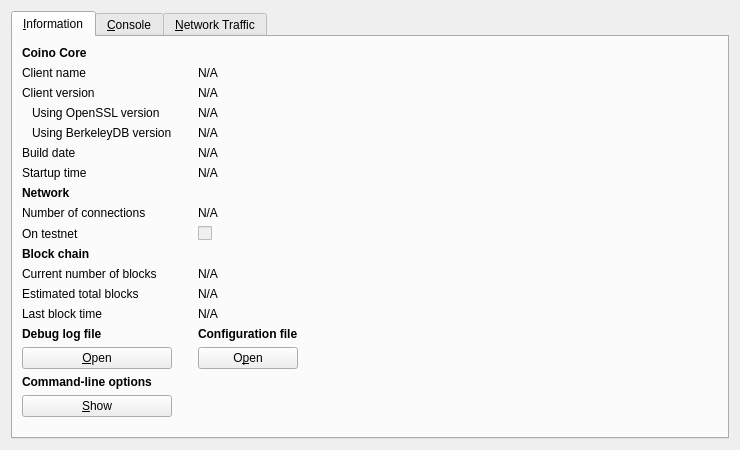
<?xml version="1.0" encoding="UTF-8"?>
<ui version="4.0">
 <class>RPCConsole</class>
 <widget class="QWidget" name="RPCConsole">
  <property name="geometry">
   <rect>
    <x>0</x>
    <y>0</y>
    <width>740</width>
    <height>450</height>
   </rect>
  </property>
  <property name="windowTitle">
   <string>Coino - Debug window</string>
  </property>
  <layout class="QVBoxLayout" name="verticalLayout_2">
   <item>
    <widget class="QTabWidget" name="tabWidget">
     <property name="currentIndex">
      <number>0</number>
     </property>
     <widget class="QWidget" name="tab_info">
      <attribute name="title">
       <string>&amp;Information</string>
      </attribute>
      <layout class="QGridLayout" name="gridLayout">
       <item row="15" column="2">
        <widget class="QLabel" name="labelConfigfile">
         <property name="font">
          <font>
           <weight>75</weight>
           <bold>true</bold>
          </font>
         </property>
         <property name="text">
          <string>Configuration file</string>
         </property>
        </widget>
       </item>
       <item row="13" column="2">
        <widget class="QLabel" name="lastBlockTime">
         <property name="cursor">
          <cursorShape>IBeamCursor</cursorShape>
         </property>
         <property name="text">
          <string>N/A</string>
         </property>
         <property name="textFormat">
          <enum>Qt::PlainText</enum>
         </property>
         <property name="textInteractionFlags">
          <set>Qt::LinksAccessibleByMouse|Qt::TextSelectableByKeyboard|Qt::TextSelectableByMouse</set>
         </property>
        </widget>
       </item>
       <item row="11" column="0">
        <widget class="QLabel" name="label_3">
         <property name="text">
          <string>Current number of blocks</string>
         </property>
        </widget>
       </item>
       <item row="11" column="2">
        <widget class="QLabel" name="numberOfBlocks">
         <property name="cursor">
          <cursorShape>IBeamCursor</cursorShape>
         </property>
         <property name="text">
          <string>N/A</string>
         </property>
         <property name="textFormat">
          <enum>Qt::PlainText</enum>
         </property>
         <property name="textInteractionFlags">
          <set>Qt::LinksAccessibleByMouse|Qt::TextSelectableByKeyboard|Qt::TextSelectableByMouse</set>
         </property>
        </widget>
       </item>
       <item row="17" column="0">
        <widget class="QLabel" name="labelCLOptions">
         <property name="font">
          <font>
           <weight>75</weight>
           <bold>true</bold>
          </font>
         </property>
         <property name="text">
          <string>Command-line options</string>
         </property>
        </widget>
       </item>
       <item row="16" column="0">
        <widget class="QPushButton" name="openDebugLogfileButton">
         <property name="toolTip">
          <string>Open the Coino debug log file from the current data directory. This can take a few seconds for large log files.</string>
         </property>
         <property name="text">
          <string>&amp;Open</string>
         </property>
         <property name="autoDefault">
          <bool>false</bool>
         </property>
        </widget>
       </item>
       <item row="15" column="0">
        <widget class="QLabel" name="labelDebugLogfile">
         <property name="font">
          <font>
           <weight>75</weight>
           <bold>true</bold>
          </font>
         </property>
         <property name="text">
          <string>Debug log file</string>
         </property>
        </widget>
       </item>
       <item row="18" column="3" rowspan="2">
        <spacer name="horizontalSpacer">
         <property name="orientation">
          <enum>Qt::Horizontal</enum>
         </property>
         <property name="sizeHint" stdset="0">
          <size>
           <width>404</width>
           <height>20</height>
          </size>
         </property>
        </spacer>
       </item>
       <item row="19" column="1">
        <spacer name="verticalSpacer">
         <property name="orientation">
          <enum>Qt::Vertical</enum>
         </property>
         <property name="sizeHint" stdset="0">
          <size>
           <width>20</width>
           <height>40</height>
          </size>
         </property>
        </spacer>
       </item>
       <item row="18" column="0">
        <widget class="QPushButton" name="showCLOptionsButton">
         <property name="toolTip">
          <string>Show the CoinoCore V3 help message to get a list with possible Coino command-line options.</string>
         </property>
         <property name="text">
          <string>&amp;Show</string>
         </property>
         <property name="autoDefault">
          <bool>false</bool>
         </property>
        </widget>
       </item>
       <item row="13" column="0">
        <widget class="QLabel" name="label_2">
         <property name="text">
          <string>Last block time</string>
         </property>
        </widget>
       </item>
       <item row="7" column="0">
        <widget class="QLabel" name="label_11">
         <property name="font">
          <font>
           <weight>75</weight>
           <bold>true</bold>
          </font>
         </property>
         <property name="text">
          <string>Network</string>
         </property>
        </widget>
       </item>
       <item row="6" column="2">
        <widget class="QLabel" name="startupTime">
         <property name="cursor">
          <cursorShape>IBeamCursor</cursorShape>
         </property>
         <property name="text">
          <string>N/A</string>
         </property>
         <property name="textFormat">
          <enum>Qt::PlainText</enum>
         </property>
         <property name="textInteractionFlags">
          <set>Qt::LinksAccessibleByMouse|Qt::TextSelectableByKeyboard|Qt::TextSelectableByMouse</set>
         </property>
        </widget>
       </item>
       <item row="6" column="0">
        <widget class="QLabel" name="label_13">
         <property name="text">
          <string>Startup time</string>
         </property>
        </widget>
       </item>
       <item row="9" column="0">
        <widget class="QLabel" name="label_8">
         <property name="text">
          <string>On testnet</string>
         </property>
        </widget>
       </item>
       <item row="8" column="2">
        <widget class="QLabel" name="numberOfConnections">
         <property name="cursor">
          <cursorShape>IBeamCursor</cursorShape>
         </property>
         <property name="text">
          <string>N/A</string>
         </property>
         <property name="textFormat">
          <enum>Qt::PlainText</enum>
         </property>
         <property name="textInteractionFlags">
          <set>Qt::LinksAccessibleByMouse|Qt::TextSelectableByKeyboard|Qt::TextSelectableByMouse</set>
         </property>
        </widget>
       </item>
       <item row="8" column="0">
        <widget class="QLabel" name="label_7">
         <property name="text">
          <string>Number of connections</string>
         </property>
        </widget>
       </item>
       <item row="10" column="0">
        <widget class="QLabel" name="label_10">
         <property name="font">
          <font>
           <weight>75</weight>
           <bold>true</bold>
          </font>
         </property>
         <property name="text">
          <string>Block chain</string>
         </property>
        </widget>
       </item>
       <item row="9" column="2">
        <widget class="QCheckBox" name="isTestNet">
         <property name="enabled">
          <bool>false</bool>
         </property>
         <property name="text">
          <string/>
         </property>
        </widget>
       </item>
       <item row="12" column="0">
        <widget class="QLabel" name="label_4">
         <property name="text">
          <string>Estimated total blocks</string>
         </property>
        </widget>
       </item>
       <item row="12" column="2">
        <widget class="QLabel" name="totalBlocks">
         <property name="cursor">
          <cursorShape>IBeamCursor</cursorShape>
         </property>
         <property name="text">
          <string>N/A</string>
         </property>
         <property name="textFormat">
          <enum>Qt::PlainText</enum>
         </property>
         <property name="textInteractionFlags">
          <set>Qt::LinksAccessibleByMouse|Qt::TextSelectableByKeyboard|Qt::TextSelectableByMouse</set>
         </property>
        </widget>
       </item>
       <item row="2" column="2">
        <widget class="QLabel" name="clientVersion">
         <property name="cursor">
          <cursorShape>IBeamCursor</cursorShape>
         </property>
         <property name="text">
          <string>N/A</string>
         </property>
         <property name="textFormat">
          <enum>Qt::PlainText</enum>
         </property>
         <property name="textInteractionFlags">
          <set>Qt::LinksAccessibleByMouse|Qt::TextSelectableByKeyboard|Qt::TextSelectableByMouse</set>
         </property>
        </widget>
       </item>
       <item row="4" column="0">
        <widget class="QLabel" name="label_berkeleyDBVersion">
         <property name="text">
          <string>Using BerkeleyDB version</string>
         </property>
         <property name="indent">
          <number>10</number>
         </property>
        </widget>
       </item>
       <item row="3" column="0">
        <widget class="QLabel" name="label_14">
         <property name="text">
          <string>Using OpenSSL version</string>
         </property>
         <property name="indent">
          <number>10</number>
         </property>
        </widget>
       </item>
       <item row="3" column="2">
        <widget class="QLabel" name="openSSLVersion">
         <property name="cursor">
          <cursorShape>IBeamCursor</cursorShape>
         </property>
         <property name="text">
          <string>N/A</string>
         </property>
         <property name="textFormat">
          <enum>Qt::PlainText</enum>
         </property>
         <property name="textInteractionFlags">
          <set>Qt::LinksAccessibleByMouse|Qt::TextSelectableByKeyboard|Qt::TextSelectableByMouse</set>
         </property>
        </widget>
       </item>
       <item row="4" column="2">
        <widget class="QLabel" name="berkeleyDBVersion">
         <property name="cursor">
          <cursorShape>IBeamCursor</cursorShape>
         </property>
         <property name="text">
          <string>N/A</string>
         </property>
         <property name="textFormat">
          <enum>Qt::PlainText</enum>
         </property>
         <property name="textInteractionFlags">
          <set>Qt::LinksAccessibleByMouse|Qt::TextSelectableByKeyboard|Qt::TextSelectableByMouse</set>
         </property>
        </widget>
       </item>
       <item row="5" column="0">
        <widget class="QLabel" name="label_12">
         <property name="text">
          <string>Build date</string>
         </property>
        </widget>
       </item>
       <item row="5" column="2">
        <widget class="QLabel" name="buildDate">
         <property name="cursor">
          <cursorShape>IBeamCursor</cursorShape>
         </property>
         <property name="text">
          <string>N/A</string>
         </property>
         <property name="textFormat">
          <enum>Qt::PlainText</enum>
         </property>
         <property name="textInteractionFlags">
          <set>Qt::LinksAccessibleByMouse|Qt::TextSelectableByKeyboard|Qt::TextSelectableByMouse</set>
         </property>
        </widget>
       </item>
       <item row="2" column="0">
        <widget class="QLabel" name="label_6">
         <property name="text">
          <string>Client version</string>
         </property>
        </widget>
       </item>
       <item row="0" column="0">
        <widget class="QLabel" name="label_9">
         <property name="font">
          <font>
           <weight>75</weight>
           <bold>true</bold>
          </font>
         </property>
         <property name="text">
          <string>Coino Core</string>
         </property>
        </widget>
       </item>
       <item row="1" column="2">
        <widget class="QLabel" name="clientName">
         <property name="cursor">
          <cursorShape>IBeamCursor</cursorShape>
         </property>
         <property name="text">
          <string>N/A</string>
         </property>
         <property name="textFormat">
          <enum>Qt::PlainText</enum>
         </property>
         <property name="textInteractionFlags">
          <set>Qt::LinksAccessibleByMouse|Qt::TextSelectableByKeyboard|Qt::TextSelectableByMouse</set>
         </property>
        </widget>
       </item>
       <item row="1" column="0">
        <widget class="QLabel" name="label_5">
         <property name="text">
          <string>Client name</string>
         </property>
        </widget>
       </item>
       <item row="14" column="2">
        <spacer name="verticalSpacer_2">
         <property name="orientation">
          <enum>Qt::Vertical</enum>
         </property>
         <property name="sizeHint" stdset="0">
          <size>
           <width>20</width>
           <height>20</height>
          </size>
         </property>
        </spacer>
       </item>
       <item row="16" column="2">
        <widget class="QPushButton" name="openConfigurationfileButton">
         <property name="toolTip">
          <string>Open the Coino configuration file from the current data directory.</string>
         </property>
         <property name="text">
          <string>O&amp;pen</string>
         </property>
         <property name="autoDefault">
          <bool>false</bool>
         </property>
        </widget>
       </item>
      </layout>
     </widget>
     <widget class="QWidget" name="tab_console">
      <attribute name="title">
       <string>&amp;Console</string>
      </attribute>
      <layout class="QVBoxLayout" name="verticalLayout_3">
       <property name="spacing">
        <number>3</number>
       </property>
       <item>
        <widget class="QTextEdit" name="messagesWidget">
         <property name="minimumSize">
          <size>
           <width>0</width>
           <height>100</height>
          </size>
         </property>
         <property name="readOnly">
          <bool>true</bool>
         </property>
         <property name="tabKeyNavigation" stdset="0">
          <bool>false</bool>
         </property>
         <property name="columnCount" stdset="0">
          <number>2</number>
         </property>
        </widget>
       </item>
       <item>
        <layout class="QHBoxLayout" name="horizontalLayout">
         <property name="spacing">
          <number>3</number>
         </property>
         <item>
          <widget class="QLabel" name="label">
           <property name="text">
            <string notr="true">&gt;</string>
           </property>
          </widget>
         </item>
         <item>
          <widget class="QLineEdit" name="lineEdit"/>
         </item>
         <item>
          <widget class="QPushButton" name="clearButton">
           <property name="maximumSize">
            <size>
             <width>24</width>
             <height>24</height>
            </size>
           </property>
           <property name="toolTip">
            <string>Clear console</string>
           </property>
           <property name="text">
            <string/>
           </property>
           <property name="icon">
            <iconset resource="../bitcoin.qrc">
             <normaloff>:/icons/remove</normaloff>:/icons/remove</iconset>
           </property>
           <property name="shortcut">
            <string notr="true">Ctrl+L</string>
           </property>
           <property name="autoDefault">
            <bool>false</bool>
           </property>
          </widget>
         </item>
        </layout>
       </item>
      </layout>
     </widget>
     <widget class="QWidget" name="tab_nettraffic">
      <attribute name="title">
       <string>&amp;Network Traffic</string>
      </attribute>
      <layout class="QHBoxLayout" name="horizontalLayout_3">
       <item>
        <layout class="QVBoxLayout" name="verticalLayout_4">
         <item>
          <widget class="TrafficGraphWidget" name="trafficGraph" native="true">
           <property name="sizePolicy">
            <sizepolicy hsizetype="Expanding" vsizetype="Expanding">
             <horstretch>0</horstretch>
             <verstretch>0</verstretch>
            </sizepolicy>
           </property>
          </widget>
         </item>
         <item>
          <layout class="QHBoxLayout" name="horizontalLayout_2">
           <item>
            <widget class="QSlider" name="sldGraphRange">
             <property name="minimum">
              <number>1</number>
             </property>
             <property name="maximum">
              <number>288</number>
             </property>
             <property name="pageStep">
              <number>12</number>
             </property>
             <property name="value">
              <number>6</number>
             </property>
             <property name="orientation">
              <enum>Qt::Horizontal</enum>
             </property>
            </widget>
           </item>
           <item>
            <widget class="QLabel" name="lblGraphRange">
             <property name="minimumSize">
              <size>
               <width>100</width>
               <height>0</height>
              </size>
             </property>
             <property name="alignment">
              <set>Qt::AlignCenter</set>
             </property>
            </widget>
           </item>
           <item>
            <widget class="QPushButton" name="btnClearTrafficGraph">
             <property name="text">
              <string>&amp;Clear</string>
             </property>
             <property name="autoDefault">
              <bool>false</bool>
             </property>
            </widget>
           </item>
          </layout>
         </item>
        </layout>
       </item>
       <item>
        <layout class="QVBoxLayout" name="verticalLayout">
         <item>
          <widget class="QGroupBox" name="groupBox">
           <property name="title">
            <string>Totals</string>
           </property>
           <layout class="QVBoxLayout" name="verticalLayout_5">
            <item>
             <layout class="QHBoxLayout" name="horizontalLayout_4">
              <item>
               <widget class="Line" name="line">
                <property name="sizePolicy">
                 <sizepolicy hsizetype="Fixed" vsizetype="Fixed">
                  <horstretch>0</horstretch>
                  <verstretch>0</verstretch>
                 </sizepolicy>
                </property>
                <property name="minimumSize">
                 <size>
                  <width>10</width>
                  <height>0</height>
                 </size>
                </property>
                <property name="palette">
                 <palette>
                  <active>
                   <colorrole role="Light">
                    <brush brushstyle="SolidPattern">
                     <color alpha="255">
                      <red>0</red>
                      <green>255</green>
                      <blue>0</blue>
                     </color>
                    </brush>
                   </colorrole>
                  </active>
                  <inactive>
                   <colorrole role="Light">
                    <brush brushstyle="SolidPattern">
                     <color alpha="255">
                      <red>0</red>
                      <green>255</green>
                      <blue>0</blue>
                     </color>
                    </brush>
                   </colorrole>
                  </inactive>
                  <disabled>
                   <colorrole role="Light">
                    <brush brushstyle="SolidPattern">
                     <color alpha="255">
                      <red>0</red>
                      <green>255</green>
                      <blue>0</blue>
                     </color>
                    </brush>
                   </colorrole>
                  </disabled>
                 </palette>
                </property>
                <property name="orientation">
                 <enum>Qt::Horizontal</enum>
                </property>
               </widget>
              </item>
              <item>
               <widget class="QLabel" name="label_16">
                <property name="text">
                 <string>Received:</string>
                </property>
               </widget>
              </item>
              <item>
               <widget class="QLabel" name="lblBytesIn">
                <property name="minimumSize">
                 <size>
                  <width>50</width>
                  <height>0</height>
                 </size>
                </property>
                <property name="alignment">
                 <set>Qt::AlignRight|Qt::AlignTrailing|Qt::AlignVCenter</set>
                </property>
               </widget>
              </item>
             </layout>
            </item>
            <item>
             <layout class="QHBoxLayout" name="horizontalLayout_5">
              <item>
               <widget class="Line" name="line_2">
                <property name="sizePolicy">
                 <sizepolicy hsizetype="Fixed" vsizetype="Fixed">
                  <horstretch>0</horstretch>
                  <verstretch>0</verstretch>
                 </sizepolicy>
                </property>
                <property name="minimumSize">
                 <size>
                  <width>10</width>
                  <height>0</height>
                 </size>
                </property>
                <property name="palette">
                 <palette>
                  <active>
                   <colorrole role="Light">
                    <brush brushstyle="SolidPattern">
                     <color alpha="255">
                      <red>255</red>
                      <green>0</green>
                      <blue>0</blue>
                     </color>
                    </brush>
                   </colorrole>
                  </active>
                  <inactive>
                   <colorrole role="Light">
                    <brush brushstyle="SolidPattern">
                     <color alpha="255">
                      <red>255</red>
                      <green>0</green>
                      <blue>0</blue>
                     </color>
                    </brush>
                   </colorrole>
                  </inactive>
                  <disabled>
                   <colorrole role="Light">
                    <brush brushstyle="SolidPattern">
                     <color alpha="255">
                      <red>255</red>
                      <green>0</green>
                      <blue>0</blue>
                     </color>
                    </brush>
                   </colorrole>
                  </disabled>
                 </palette>
                </property>
                <property name="orientation">
                 <enum>Qt::Horizontal</enum>
                </property>
               </widget>
              </item>
              <item>
               <widget class="QLabel" name="label_17">
                <property name="text">
                 <string>Sent:</string>
                </property>
               </widget>
              </item>
              <item>
               <widget class="QLabel" name="lblBytesOut">
                <property name="minimumSize">
                 <size>
                  <width>50</width>
                  <height>0</height>
                 </size>
                </property>
                <property name="alignment">
                 <set>Qt::AlignRight|Qt::AlignTrailing|Qt::AlignVCenter</set>
                </property>
               </widget>
              </item>
             </layout>
            </item>
            <item>
             <spacer name="verticalSpacer_4">
              <property name="orientation">
               <enum>Qt::Vertical</enum>
              </property>
              <property name="sizeHint" stdset="0">
               <size>
                <width>20</width>
                <height>407</height>
               </size>
              </property>
             </spacer>
            </item>
           </layout>
          </widget>
         </item>
        </layout>
       </item>
      </layout>
     </widget>
    </widget>
   </item>
  </layout>
 </widget>
 <customwidgets>
  <customwidget>
   <class>TrafficGraphWidget</class>
   <extends>QWidget</extends>
   <header>trafficgraphwidget.h</header>
   <container>1</container>
   <slots>
    <slot>clear()</slot>
   </slots>
  </customwidget>
 </customwidgets>
 <resources>
  <include location="../bitcoin.qrc"/>
 </resources>
 <connections/>
</ui>
